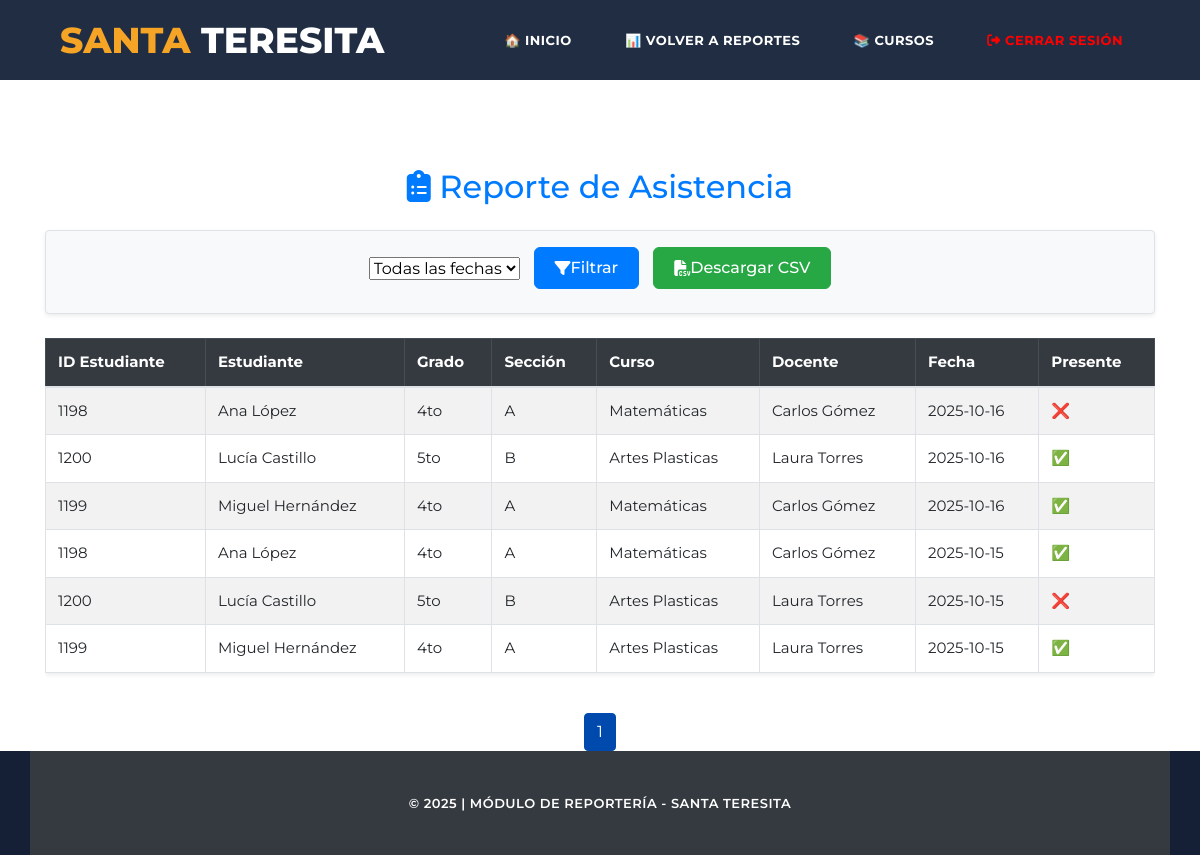
The app's page /view/Admin/Reporteria/Asistencia/AsistenciaController.php?pagina=1 with its own data.
### tables this page shows
CREATE TABLE `asistencia` (
  `Id_Asistencia` int(11) NOT NULL AUTO_INCREMENT,
  `Id_Estudiante` int(11) DEFAULT NULL,
  `Id_Curso` int(11) DEFAULT NULL,
  `Fecha` date DEFAULT NULL,
  `Presente` tinyint(1) DEFAULT NULL,
  PRIMARY KEY (`Id_Asistencia`),
  KEY `Id_Estudiante` (`Id_Estudiante`),
  KEY `Id_Curso` (`Id_Curso`),
  CONSTRAINT `asistencia_ibfk_1` FOREIGN KEY (`Id_Estudiante`) REFERENCES `estudiante` (`Id_Estudiante`),
  CONSTRAINT `asistencia_ibfk_2` FOREIGN KEY (`Id_Curso`) REFERENCES `curso` (`Id_Curso`)
);

CREATE TABLE `estudiante` (
  `Id_Estudiante` int(11) NOT NULL,
  `Grado` varchar(10) DEFAULT NULL,
  `Seccion` varchar(10) DEFAULT NULL,
  PRIMARY KEY (`Id_Estudiante`),
  CONSTRAINT `estudiante_ibfk_1` FOREIGN KEY (`Id_Estudiante`) REFERENCES `usuario` (`Id_Usuario`)
);

CREATE TABLE `usuario` (
  `Id_Usuario` int(11) NOT NULL AUTO_INCREMENT,
  `Nombre` varchar(100) NOT NULL,
  `Email` varchar(100) NOT NULL,
  `Contrasena` varchar(255) NOT NULL,
  `Rol` enum('Administrador','Docente','Estudiante','Padre') NOT NULL,
  `Estado` enum('Activo','Inactivo') DEFAULT 'Activo',
  `Telefono` varchar(20) DEFAULT NULL,
  PRIMARY KEY (`Id_Usuario`),
  UNIQUE KEY `Email` (`Email`)
);

CREATE TABLE `curso` (
  `Id_Curso` int(11) NOT NULL AUTO_INCREMENT,
  `Nombre` varchar(100) DEFAULT NULL,
  `Descripcion` text DEFAULT NULL,
  `Id_Docente` int(11) DEFAULT NULL,
  PRIMARY KEY (`Id_Curso`),
  KEY `Id_Docente` (`Id_Docente`),
  CONSTRAINT `curso_ibfk_1` FOREIGN KEY (`Id_Docente`) REFERENCES `docente` (`Id_Docente`)
);

### view/Admin/Reporteria/Asistencia/AsistenciaModel.php (called while the page is built, shortened)
<?php
require_once "../../../../model/db.php";
class AsistenciaModel
{
    private $pdo;
    public function __construct()
    {
        global $pdo;
        $this->pdo = $pdo;
    }
    public function obtenerReporte($fecha = null, $offset = 0, $limite = 15)
    {
        try {
            $sql = "CALL sp_ReporteAsistencia(:fecha, :offset, :limite)";
            $stmt = $this->pdo->prepare($sql);
            $stmt->bindParam(':fecha', $fecha);
            $stmt->bindParam(':offset', $offset, PDO::PARAM_INT);
            $stmt->bindParam(':limite', $limite, PDO::PARAM_INT);
            $stmt->execute();
            $result = $stmt->fetchAll(PDO::FETCH_ASSOC);
            return $result ?: [];
        } catch (Exception $e) {
            throw new Exception("Error al obtener reporte: " . $e->getMessage());
        }
    }
}

### view/Admin/Reporteria/Asistencia/ReporteAsistencia.php (the view, shortened to what this page needs)
<!DOCTYPE html>
<html lang="es">
<head>
    <link href="../../../vendor/bootstrap/css/bootstrap.min.css" rel="stylesheet">
    <link rel="stylesheet" href="https://cdnjs.cloudflare.com/ajax/libs/font-awesome/6.4.0/css/all.min.css">
    <link rel="stylesheet" href="../../../assets/css/fontawesome.css">
    <link rel="stylesheet" href="../../../assets/css/templatemo-grad-school.css">
    <link rel="stylesheet" href="../../../assets/css/owl.css">
    <link rel="stylesheet" href="../../../assets/css/lightbox.css">
    <link rel="stylesheet" href="styles/reporte-asistencia.css">
</head>
<body>
    <header class="main-header clearfix" role="header">
        <div class="logo">
            <a href="#"><em>Santa</em> Teresita</a>
        </div>
        <nav id="menu" class="main-nav" role="navigation">
            <ul class="main-menu">
                <li><a href="/Aula-Virtual-Santa-Teresita/view/Home/Home.php">🏠 Inicio</a></li>
                <li><a href="/Aula-Virtual-Santa-Teresita/view/Admin/Reporteria/HomeReportes.php">📊 Volver a Reportes</a></li>
                <li><a href="/Aula-Virtual-Santa-Teresita/view/Cursos/CrearCurso.php">📚 Cursos</a></li>
                <li>
                    <a href="/Aula-Virtual-Santa-Teresita/view/Login/Logout.php" style="color:red;">
                        <i class="fas fa-sign-out-alt"></i> Cerrar sesión
                    </a>
                </li>
            </ul>
        </nav>
    </header>
    <section class="section" style="padding-top: 120px;">
        <div class="container mt-5">
            <h2 class="text-center mb-4 text-primary">
                <i class="fa-solid fa-clipboard-list me-2"></i> Reporte de Asistencia
            </h2>
            <form method="GET" action="AsistenciaController.php"
                class="d-flex justify-content-center align-items-center flex-wrap mb-4 p-3 rounded bg-light shadow-sm gap-fix">
                <select name="fecha" class="form-select w-auto">
                    <option value="">Todas las fechas</option>
                </select>
                <button type="submit" class="btn btn-primary d-inline-flex align-items-center" id="btn-filtrar">
                    <i class="fa-solid fa-filter me-1"></i> Filtrar
                </button>
                <a href="AsistenciaController.php?exportar=1<?= isset($_GET['fecha']) ? '&fecha=' . $_GET['fecha'] : '' ?>"
                    class="btn btn-success d-inline-flex align-items-center" id="btn-descargar">
                    <i class="fa-solid fa-file-csv me-1"></i> Descargar CSV
                </a>
            </form>
            <div class="table-responsive">
                <table class="table table-bordered table-striped shadow-sm">
                    <thead class="table-dark">
                        <tr>
                            <th>ID Estudiante</th>
                            <th>Estudiante</th>
                            <th>Grado</th>
                            <th>Sección</th>
                            <th>Curso</th>
                            <th>Docente</th>
                            <th>Fecha</th>
                            <th>Presente</th>
                        </tr>
                    </thead>
                    <tbody>
                        <?php if (!empty($reporte)): ?>
                            <?php foreach ($reporte as $fila): ?>
                                <tr>
                                    <td><?= htmlspecialchars($fila['Id_Estudiante']) ?></td>
                                    <td><?= htmlspecialchars($fila['Estudiante']) ?></td>
                                    <td><?= htmlspecialchars($fila['Grado']) ?></td>
                                    <td><?= htmlspecialchars($fila['Seccion']) ?></td>
                                    <td><?= htmlspecialchars($fila['Curso']) ?></td>
                                    <td><?= htmlspecialchars($fila['Docente']) ?></td>
                                    <td><?= htmlspecialchars($fila['Fecha']) ?></td>
                                    <td><?= $fila['Presente'] ? '✅' : '❌' ?></td>
                                </tr>
                            <?php endforeach; ?>
                        <?php else: ?>
                            <tr>
                                <td colspan="8" class="text-center text-muted">No hay registros disponibles</td>
                            </tr>
                        <?php endif; ?>
                    </tbody>
                </table>
            </div>
            <nav class="mt-4">
                <ul class="pagination justify-content-center">
                    <?php
                    $paginaActual = isset($_GET['pagina']) ? intval($_GET['pagina']) : 1;
                    $totalRegistros = is_array($reporte) ? count($reporte) : 0;
                    $totalPaginas = ($totalRegistros < 15) ? 1 : ceil($totalRegistros / 15);
                    for ($i = 1; $i <= $totalPaginas; $i++):
                    ?>
                        <li class="page-item <?= ($i == $paginaActual) ? 'active' : '' ?>">
                            <a class="page-link"
                                href="AsistenciaController.php?pagina=<?= $i ?><?= isset($_GET['fecha']) ? '&fecha=' . $_GET['fecha'] : '' ?>">
                                <?= $i ?>
                            </a>
                        </li>
                    <?php endfor; ?>
                </ul>
            </nav>
        </div>
    </section>
    <footer>
        <div class="container">
            <div class="row">
                <div class="col-md-12 text-center text-white py-3 bg-dark">
                    <p>© 2025 | Módulo de Reportería - Santa Teresita</p>
                </div>
            </div>
        </div>
    </footer>
</body>
</html>

### view/Admin/Reporteria/Asistencia/AsistenciaController.php (shortened to what this page needs)
<?php
require_once "AsistenciaModel.php";
class AsistenciaController
{
    private $model;
    public function __construct()
    {
        $this->model = new AsistenciaModel();
    }
    public function mostrarReporte($mensaje = null, $tipo = 'info')
    {
        $fecha = isset($_GET['fecha']) ? $_GET['fecha'] : null;
        $pagina = isset($_GET['pagina']) ? intval($_GET['pagina']) : 1;
        $limite = 15;
        $offset = ($pagina - 1) * $limite;
        $reporte = [];
        try {
            $reporte = $this->model->obtenerReporte($fecha, $offset, $limite);
        } catch (Exception $e) {
            $mensaje = "❌ Error al obtener datos: " . $e->getMessage();
            $tipo = "danger";
        }
        include "ReporteAsistencia.php";
    }
}
$controller = new AsistenciaController();
if (isset($_GET['exportar']) && $_GET['exportar'] == '1') {
    $controller->exportarCSV();
} else {
    $controller->mostrarReporte();
}

### view/assets/css/templatemo-grad-school.css (style rules this page uses)
body { font-family: 'Montserrat', sans-serif; }
a { color: #3CF; text-decoration: none; }
ul { padding: 0px; margin: 0px; list-style: none; }
p { font-size: 13px; line-height: 22px; }
.main-header { background-color: rgba(22,34,57,0.95); height: 80px; position: fixed; z-index: 12; width: 100%; top: 0; }
.main-header .logo { float: left; line-height: 80px; padding-left: 60px; }
.main-header .logo a { font-size: 36px; text-transform: uppercase; font-weight: 800; color: #fff; }
.main-header .logo a em { font-style: normal; color: #f5a425; }
.main-menu { float: right; padding-right: 60px; }
.main-menu li { display: inline-block; line-height: 79px; margin-left: 15px; position: relative; }
.main-menu li:first-child { margin-left: 0px; }
.main-menu li a { padding: 10px 15px; font-size: 13px; text-transform: uppercase; letter-spacing: 0.5px; font-weight: 700; color: #fff; border: 2px solid transparent; transition: all 0.5s; }
footer { background-color: #152036; text-align: center; }
footer p { margin-bottom: 0px; padding: 25px 0px; color: #fff; font-size: 13px; text-transform: uppercase; font-weight: 600; letter-spacing: 0.5px; }

### view/Admin/Reporteria/Asistencia/styles/reporte-asistencia.css (style rules this page uses)
table { font-size: 15px; }
thead { background-color: #004aad; color: white; }
form { background-color: #ffffff !important; border: 1px solid #dee2e6; border-radius: 10px; padding: 15px 20px; transition: all 0.3s ease; }
#btn-filtrar, #btn-descargar { font-weight: 500; padding: 8px 20px; border-radius: 6px; transition: all 0.2s ease-in-out; }
.pagination .page-item.active .page-link { background-color: #004aad; border-color: #004aad; }
.pagination .page-link { color: #004aad; }
form, table { animation: fadeIn 0.5s ease-in-out; }
.gap-fix > * { margin-right: 14px !important; margin-bottom: 8px; }
.gap-fix > *:last-child { margin-right: 0 !important; }

### records on screen
asistencia: Id_Estudiante.Id_Estudiante "1198", usuario.Nombre "Ana López", Id_Estudiante.Grado "4to", Id_Estudiante.Seccion "A", Id_Curso.Nombre "Matemáticas", usuario.Nombre "Carlos Gómez", Fecha "2025-10-16"
asistencia: Id_Estudiante.Id_Estudiante "1200", usuario.Nombre "Lucía Castillo", Id_Estudiante.Grado "5to", Id_Estudiante.Seccion "B", Id_Curso.Nombre "Artes Plasticas", usuario.Nombre "Laura Torres", Fecha "2025-10-16"
asistencia: Id_Estudiante.Id_Estudiante "1199", usuario.Nombre "Miguel Hernández", Id_Estudiante.Grado "4to", Id_Estudiante.Seccion "A", Id_Curso.Nombre "Matemáticas", usuario.Nombre "Carlos Gómez", Fecha "2025-10-16"
asistencia: Id_Estudiante.Id_Estudiante "1198", usuario.Nombre "Ana López", Id_Estudiante.Grado "4to", Id_Estudiante.Seccion "A", Id_Curso.Nombre "Matemáticas", usuario.Nombre "Carlos Gómez", Fecha "2025-10-15"
asistencia: Id_Estudiante.Id_Estudiante "1200", usuario.Nombre "Lucía Castillo", Id_Estudiante.Grado "5to", Id_Estudiante.Seccion "B", Id_Curso.Nombre "Artes Plasticas", usuario.Nombre "Laura Torres", Fecha "2025-10-15"
asistencia: Id_Estudiante.Id_Estudiante "1199", usuario.Nombre "Miguel Hernández", Id_Estudiante.Grado "4to", Id_Estudiante.Seccion "A", Id_Curso.Nombre "Artes Plasticas", usuario.Nombre "Laura Torres", Fecha "2025-10-15"
